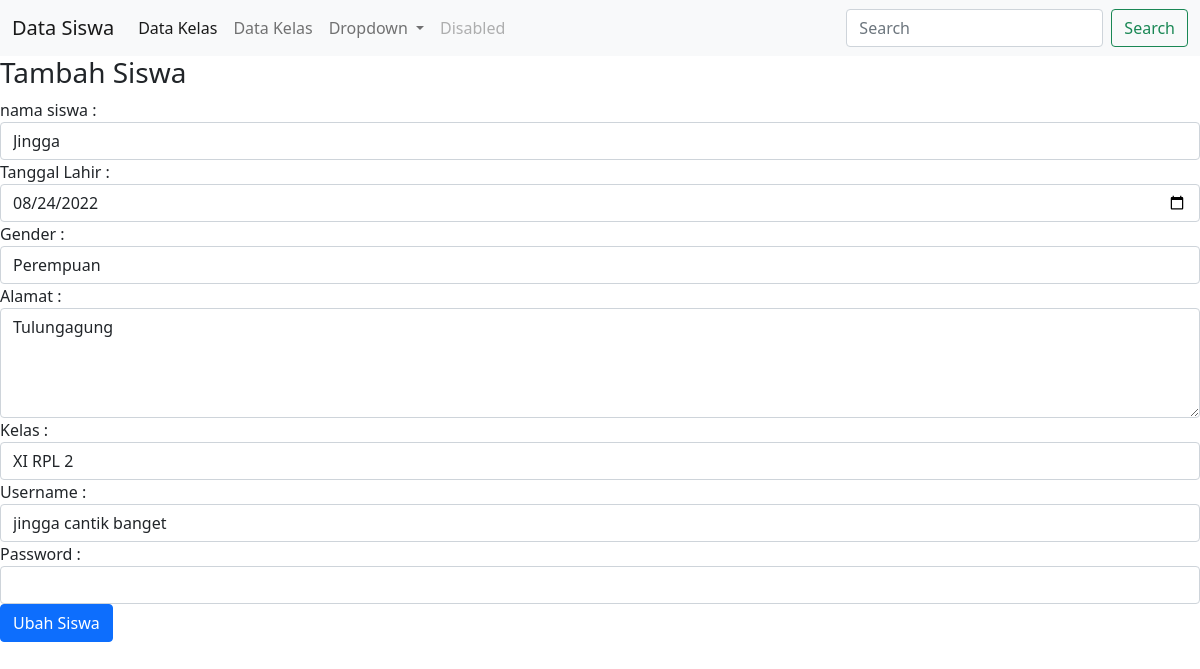
The page /ubah_siswa.php?id_siswa=17 on the database its author committed.
### tables this page shows
CREATE TABLE `siswa` (
  `id_siswa` int(11) NOT NULL,
  `nama_siswa` varchar(100) NOT NULL,
  `tanggal_lahir` date DEFAULT NULL,
  `gender` enum('L','P') NOT NULL,
  `alamat` text NOT NULL,
  `username` varchar(255) NOT NULL,
  `password` varchar(255) NOT NULL,
  `id_kelas` int(11) NOT NULL
);

### ubah_siswa.php (the view, shortened to what this page needs)
<!DOCTYPE html>
<html>
<head>
    <link href="https://cdn.jsdelivr.net/npm/bootstrap@5.0.1/dist/css/bootstrap.min.css" rel="stylesheet">
</head>
<body>
    <?php
    include "koneksi.php";
    $qry_get_siswa=mysqli_query($conn,"select * from siswa where
id_siswa = '".$_GET['id_siswa']."'");
    $dt_siswa=mysqli_fetch_array($qry_get_siswa);
    ?>
    <?php include 'navbar.php';?>
    <h3>Tambah Siswa</h3>
    <form action="proses_ubah_siswa.php" method="post">
        nama siswa :
  <input type="text" name="nama_siswa" value=   "<?=$dt_siswa['nama_siswa']?>" class="form-control">
        Tanggal Lahir :
  <input type="date" name="tanggal_lahir" value="<?=$dt_siswa['tanggal_lahir']?>" class="form-control">
        Gender :
        <?php
        $arr_gender=array('L'=>'Laki-laki','P'=>'Perempuan');
        ?>
        <select name="gender" class="form-control">
            <?php foreach ($arr_gender as $key_gender => $val_gender):
                if($key_gender==$dt_siswa['gender']){
                    $selek="selected";
                } else {
                    $selek="";
                }
             ?>
<option value="<?=$key_gender?>" <?=$selek?>><?=$val_gender?></option>
            <?php endforeach ?>
        </select>
        Alamat :
<textarea name="alamat" class="form-control" rows="4"><?=$dt_siswa['alamat']?></textarea>
        Kelas :
        <select name="id_kelas" class="form-control">
            <?php
            include "koneksi.php";
            $qry_kelas=mysqli_query($conn,"select * from kelas");
            while($data_kelas=mysqli_fetch_array($qry_kelas)){
                if($data_kelas['id_kelas']==$dt_siswa['id_kelas']){
                    $selek="selected";
                } else {
                    $selek="";
                }
echo '<option value="'.$data_kelas['id_kelas'].'" '.$selek.'>'.$data_kelas['nama_kelas'].'</option>';
            }
            ?>
        </select>
        Username :
<input type="text" name="username" value="<?=$dt_siswa['username']?>" class="form-control">
        Password :
<input type="password" name="password" value="" class="form-control">
<input type="submit" name="simpan" value="Ubah Siswa" class="btn btn-primary">
    </form>
</body>
</html>

### rows shown on the page
siswa: nama_siswa "Jingga", tanggal_lahir "08/24/2022", alamat "Tulungagung", username "jingga cantik banget"

### other values the page prints
form field gender "Perempuan"
form field id_kelas "XI RPL 2"
